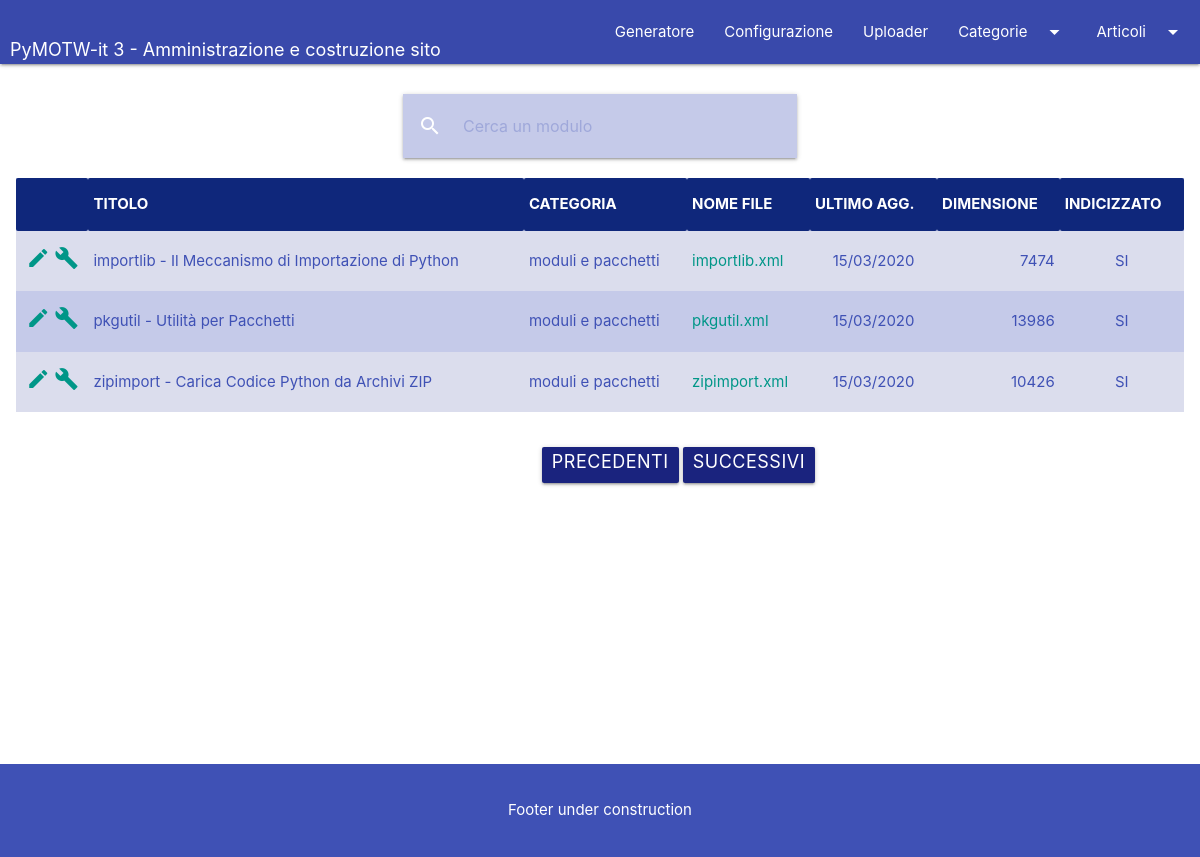
The app's page /article/1 with its own data.
### app/models.py (models this page shows, shortened)
class Article(db.Model):
    __tablename__ = 'articles'
    id = db.Column(db.Integer, primary_key=True)
    title = db.Column(db.String(255))
    categ_id = db.Column(db.Integer, db.ForeignKey('categories.id'))
    artcat = db.relationship('Category', backref='article')
    filename = db.Column(db.String(255), nullable=False, unique=True)
    lastmod = db.Column(db.DateTime)
    size = db.Column(db.Integer)
    indexed = db.Column(db.Integer)

class Category(db.Model):
    __tablename__ = 'categories'
    id = db.Column(db.Integer, primary_key=True)
    descr = db.Column(db.String(255), nullable=False)
    articles = db.relationship('Article', backref='category',
                               lazy='dynamic')

### app/routes/main.py (the view)
@main.route('/article/<string:key>', methods=['GET', 'POST'])
def article(key):
    diz = _get_config_items()
    form = SearchArticlesForm()
    page = request.args.get('page', 1, type=int)
    if request.method == 'POST':
        articles = Article.query.filter(
            Article.title.contains(request.form['filter_text'])
        ).paginate(page, 10, False)
    else:
        if key and re.match(r'^\d+$', key):
            articles = Article.query.filter_by(
                categ_id=int(key)
            ).paginate(page, 10, False)
        else:
            articles = Article.query.paginate(
                page, 10, False
            )
    next_url = url_for('main.article', key=key, page=articles.next_num) \
        if articles.has_next else None
    prev_url = url_for('main.article', key=key, page=articles.prev_num) \
        if articles.has_prev else None
    data = dict(articles=articles, next=next_url, prev=prev_url,
                source_articles_folder=diz['tran_dir'],
                headers=',TITOLO,CATEGORIA,NOME FILE,ULTIMO AGG.,'
                        'DIMENSIONE, INDICIZZATO'.split(','))
    return render_template('article.html', key=None, data=data, form=form)

### app/forms.py
class SearchArticlesForm(FlaskForm):
    filter_text = StringField('filterText', validators=[DataRequired()])

### app/models.py (called while the page is built)
    @staticmethod
    def parse_config() -> Tuple[DefaultDict[str, List['GeneratorConfig']],
                                List['GeneratorConfig']]:
        retval = defaultdict(list)
        objlist = list()
        for rk in GeneratorConfig.query.all():
            retval[rk.conf_tabname].append(rk)
            objlist.append(rk)
        return retval, objlist

### app/routes/main.py (called while the page is built)
def _get_config_items():
    parameters, objlist = GeneratorConfig.parse_config()
    diz = dict()
    for obj in objlist:
        diz[obj.conf_key] = obj.conf_value
    return diz

### app/templates/article.html (shortened to what this page needs)
{% extends 'base.html' %}
{% block content %}
  <div class="container">
    <div class="row">
      <div class="col s12 l6 offset-l3">
        <nav>
          <div class="nav-wrapper">
            <form method="post" name="builderlog" action="">
              <div class="input-field">
              {{ form.filter_text(size=50,
                  class="indigo lighten-4 indigo-text text-harden-5", type="search",
                  required=required, id="filterText", placeholder="Cerca un modulo") }}
                <label class="label-icon" for="search"><i
                    class="material-icons">search</i></label>
                <i class="material-icons">close</i>
              </div>
            </form>
          </div>
        </nav>
          </div>
      </div>
    </div>
  </div>
  <div class="row">
    <div class="col s12 m6 l12">
      <table class="table striped indigo lighten-4 indigo-text">
        <thead class="head-articles">
        <tr>
          {% for header in data.headers %}
            <th>{{ header }}</th>
          {% endfor %}
        </tr>
        </thead>
        <tbody>
        {% for article in data.articles.items | sort(attribute='title') %}
          <tr>
            <td class="center-align">
              <a class="teal-text darken-5"
                 title="Modifica voce articolo"
                 href="{{ url_for('main.article', key=article.id) }}">
                <i class="material-icons">edit</i>
              </a>
              <a class="teal-text darken-5"
                 title="(Ri)genera pagina articolo"
                 href="{{ url_for('main.generator', module=article.filename) }}">
                <i class="material-icons">build</i>
              </a>
            </td>
            <td class="left-align">{{ article.title }}</td>
            <td class="left-align">{{ article.artcat.descr }}</td>
            <td class="left-align">
              <a class="teal-text darken-5"
                 title="Modifica sorgente articolo"
                 href="{{ url_for('main.source', module_name=article.filename) }}"
              >
                {{ article.filename }}
              </a>
            </td>
            <td class="center-align">{{ article.lastmod.strftime("%d/%m/%Y") }}</td>
            <td class="right-align">{{ "%d"|format(article.size) }}</td>
            <td class="center-align">{% if article.indexed == 1 %}
              SI{% else %}NO{% endif %}</td>
          </tr>
        {% endfor %}
        </tbody>
      </table>
    </div>
  </div>
  <div class="container">
    <div class="row">
      <div class="col s12 m6 l6 offset-l5 offset-m3 offset-s1">
        <ul class="pagination">
          <li><a href="{{ data.prev }}"
                 class="indigo darken-4 white-text waves-effect waves-light btn">Precedenti</a>
          </li>
          <li><a href="{{ data.next }}"
                 class="indigo darken-4 white-text waves-effect waves-light btn">Successivi</a>
          </li>
        </ul>
      </div>
    </div>
  </div>
{% endblock %}

### app/static/css/admin-style.css (style rules this page uses)
:root { --head-color: #0f277b; }
thead { background-color: #0f277b; color: white; font-width: bolder; }
#filterText::placeholder { color: #9fa8da; opacity: 1; }

### records on screen
Article: title "importlib - Il Meccanismo di Importazione di Python", artcat.descr "moduli e pacchetti", filename "importlib.xml", lastmod "15/03/2020", size "7474", indexed "SI"
Article: title "pkgutil - Utilità per Pacchetti", artcat.descr "moduli e pacchetti", filename "pkgutil.xml", lastmod "15/03/2020", size "13986", indexed "SI"
Article: title "zipimport - Carica Codice Python da Archivi ZIP", artcat.descr "moduli e pacchetti", filename "zipimport.xml", lastmod "15/03/2020", size "10426", indexed "SI"

### other values on screen
{{ header }} "TITOLO" "CATEGORIA" "NOME FILE" "ULTIMO AGG." "DIMENSIONE" "INDICIZZATO"
